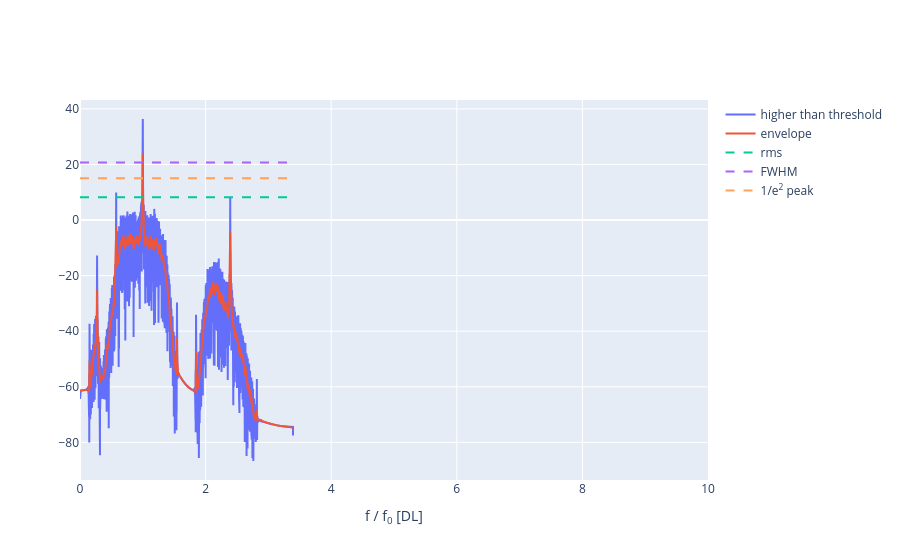

Write notebook code for a chart like this one.
### Markdown cell above
### Calculating bandwidth and energy of the broadband component of PCD signals
The broadband component is reconstructed using kurtosis thresholding carried out above. Reconstructing the time-series, we can quantify the energy, bandwidth and other statistical characteristics of the broadband component.

### Code cell
psd_rec_higher, freq_higher = psd(reconstructions[0], sampling_rate, frequency)
psd_rec_lower, freq_lower = psd(reconstructions[1], sampling_rate, frequency)

# Generate polynomial fitting of the PSD curve
psd_curve_db = ndi.gaussian_filter1d(to_dB(psd_rec_higher), 7)
psd_curve = 10 ** (psd_curve_db / 10)

rms = np.sqrt(np.mean(psd_curve**2))
half_peak = max(psd_curve) / 2
e_peak = max(psd_curve) / np.e**2

broadband_lines = {
    "rms": rms, 
    "FWHM": half_peak, 
    "1/e<sup>2</sup> peak": e_peak
}

fig = go.Figure()
fig.add_trace(
    go.Scatter(
        x=freq_higher,
        y=to_dB(psd_rec_higher),
        mode="lines",
        name="higher than threshold",
    )
)
fig.add_trace(
    go.Scatter(
        x=freq_higher,
        y=psd_curve_db,
        name="envelope"
    )
)

for line_name, line in broadband_lines.items():
    db_line = 10 * np.log10(line)
    fig.add_trace(
        go.Scatter(
            x=freq_higher,
            y=db_line*np.ones(len(freq_higher)),
            line=dict(dash="dash"),
            name=line_name
        )
    )
fig.update_layout(
    xaxis=dict(title="f / f<sub>0</sub> [DL]", range=[0, 10]),
)

fig.show()

### Figure 1 — Plotly figure (JSON) as saved in the notebook; plotly's stock layout.template omitted (floating-point values rounded to 4 significant figures; data arrays with more than 128 entries replaced by an {"elided": "..."} marker saying what was removed)
{"data": [{"mode": "lines", "name": "higher than threshold", "type": "scatter", "x": {"elided": "12501 float values"}, "y": {"elided": "12501 float values"}}, {"name": "envelope", "type": "scatter", "x": {"elided": "12501 float values"}, "y": {"elided": "12501 float values"}}, {"line": {"dash": "dash"}, "name": "rms", "type": "scatter", "x": {"elided": "12501 float values"}, "y": {"elided": "12501 float values"}}, {"line": {"dash": "dash"}, "name": "FWHM", "type": "scatter", "x": {"elided": "12501 float values"}, "y": {"elided": "12501 float values"}}, {"line": {"dash": "dash"}, "name": "1/e<sup>2</sup> peak", "type": "scatter", "x": {"elided": "12501 float values"}, "y": {"elided": "12501 float values"}}], "layout": {"xaxis": {"range": [0, 10], "title": {"text": "f / f<sub>0</sub> [DL]"}}}}
